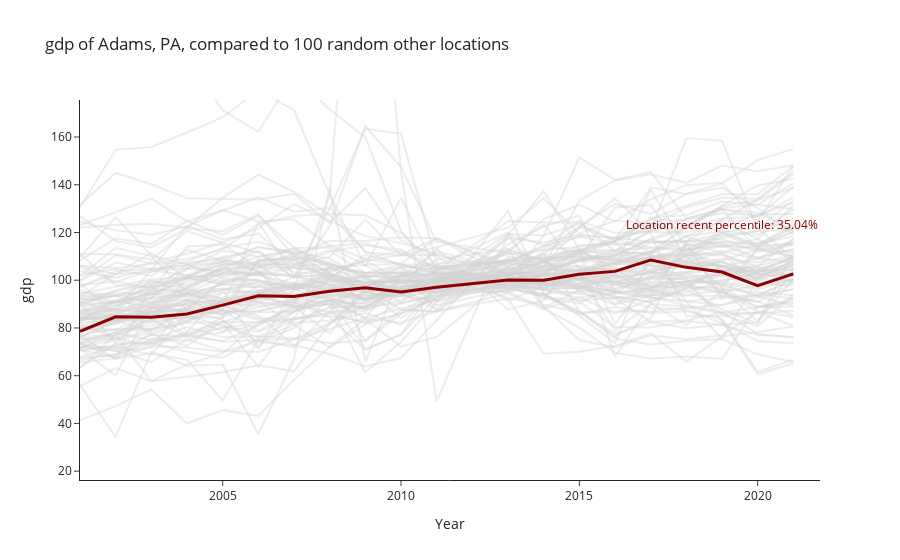

Notebook code for this chart:
### Markdown cell above
#### How to use `FipsQuery` to ask similarity questions


The code chunk below illustrates a basic use of `FipsQuery` class for comparing counties in terms of specified parameters and features.
The simplest use is when we use `fips` codes to identify counties and potentially an `outcome variable` as a key variable of interest. Without running any similarity comparison, we can then just compare our recent performance to a random sample other counties in the US. `range_multiplier` just regulates the range of the `y` axis.

### Code cell
f  = FipsQuery(42001, "gdp")
f.compare_my_outcome_to_others(sample_size= 100, range_multiplier= 10)
